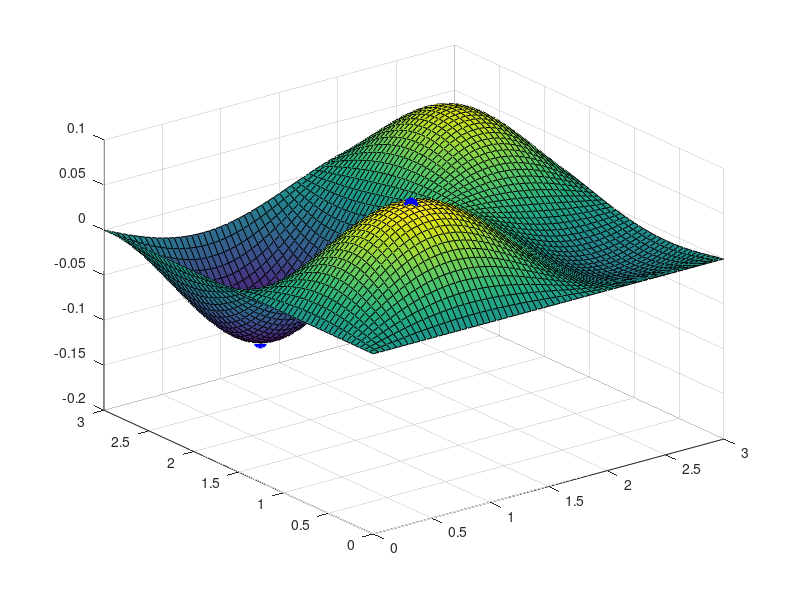

Write the MATLAB code that produced this figure. (Note: this script raises an error after producing the figure.)
clc
clear all
close all

[X,Y] = meshgrid(0:0.05:3,0:0.05:3);
Z = 0.02.*sin(X).*sin(Y)-0.03.*sin(2.*X).*sin(Y)+0.04*sin(X).*sin(2*Y)+0.08*sin(2*X).*sin(2*Y);
surf(X,Y,Z);
hold on;

f=@(x)0.02.*sin(x(1)).*sin(x(2))-0.03.*sin(2.*x(1)).*sin(x(2))+0.04*sin(x(1)).*sin(2*x(2))+0.08*sin(2*x(1)).*sin(2*x(2));
plot3(0.8,2.3,f([0.8;2.3]),"b*","linewidth",3,"markersize",10);
plot3(0.9,0.75,f([0.9;0.75]),"b*","linewidth",3,"markersize",10);

p0=[0.5;2.5];
erromax=0.001;
kmax=1000;
p=minimiza_descida_grad(p0,f,erromax,kmax);
plot3(p(1),p(2),f(p),"r*","linewidth",3,"markersize",10);